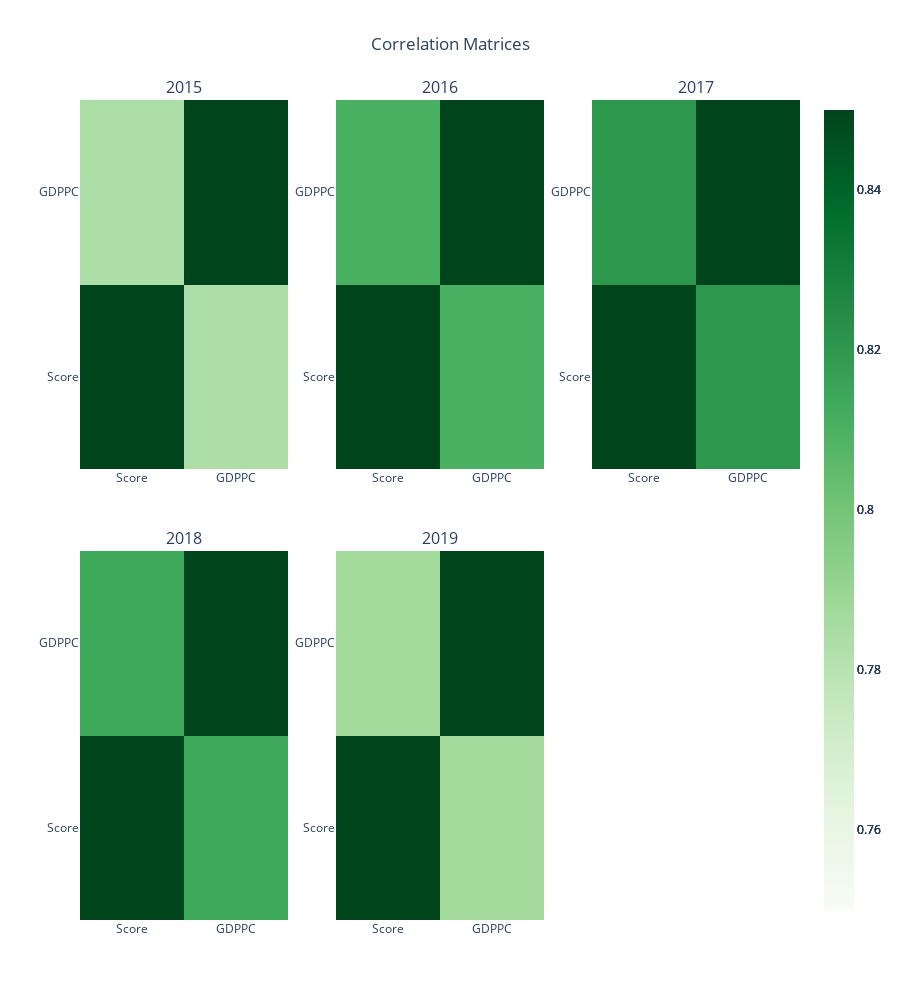

Notebook code cell kept with this figure:
### Markdown cell above
## Visualize GDP vs Happiness Score

### Code cell
df_range = [x.iloc[0:2, 0:2] for x in df_range]

fig = make_subplots(rows=2, cols=3, subplot_titles=('2015', '2016', '2017', '2018', '2019'), vertical_spacing=0.1)

i = 1
j = 1

for corr in df_range:
    fig.add_trace(go.Heatmap(z=corr, x=corr.columns, y=corr.columns, hoverongaps = False, zmin=0.75, zmax=0.85, colorscale='Greens'), row=i, col=j)
    j += 1
    if j == 4:
        j = 1
        i += 1
fig.update_layout(title='Correlation Matrices', height=1000, title_x=0.5)
fig.show()

### Figure 1 — Plotly figure (JSON) as saved in the notebook; plotly's stock layout.template omitted (floating-point values rounded to 4 significant figures)
{"data": [{"colorscale": [[0, "rgb(247,252,245)"], [0.125, "rgb(229,245,224)"], [0.25, "rgb(199,233,192)"], [0.375, "rgb(161,217,155)"], [0.5, "rgb(116,196,118)"], [0.625, "rgb(65,171,93)"], [0.75, "rgb(35,139,69)"], [0.875, "rgb(0,109,44)"], [1, "rgb(0,68,27)"]], "hoverongaps": false, "type": "heatmap", "x": ["Score", "GDPPC"], "xaxis": "x", "y": ["Score", "GDPPC"], "yaxis": "y", "z": [[1.0, 0.7833], [0.7833, 1.0]], "zmax": 0.85, "zmin": 0.75}, {"colorscale": [[0, "rgb(247,252,245)"], [0.125, "rgb(229,245,224)"], [0.25, "rgb(199,233,192)"], [0.375, "rgb(161,217,155)"], [0.5, "rgb(116,196,118)"], [0.625, "rgb(65,171,93)"], [0.75, "rgb(35,139,69)"], [0.875, "rgb(0,109,44)"], [1, "rgb(0,68,27)"]], "hoverongaps": false, "type": "heatmap", "x": ["Score", "GDPPC"], "xaxis": "x2", "y": ["Score", "GDPPC"], "yaxis": "y2", "z": [[1.0, 0.8105], [0.8105, 1.0]], "zmax": 0.85, "zmin": 0.75}, {"colorscale": [[0, "rgb(247,252,245)"], [0.125, "rgb(229,245,224)"], [0.25, "rgb(199,233,192)"], [0.375, "rgb(161,217,155)"], [0.5, "rgb(116,196,118)"], [0.625, "rgb(65,171,93)"], [0.75, "rgb(35,139,69)"], [0.875, "rgb(0,109,44)"], [1, "rgb(0,68,27)"]], "hoverongaps": false, "type": "heatmap", "x": ["Score", "GDPPC"], "xaxis": "x3", "y": ["Score", "GDPPC"], "yaxis": "y3", "z": [[1.0, 0.8205], [0.8205, 1.0]], "zmax": 0.85, "zmin": 0.75}, {"colorscale": [[0, "rgb(247,252,245)"], [0.125, "rgb(229,245,224)"], [0.25, "rgb(199,233,192)"], [0.375, "rgb(161,217,155)"], [0.5, "rgb(116,196,118)"], [0.625, "rgb(65,171,93)"], [0.75, "rgb(35,139,69)"], [0.875, "rgb(0,109,44)"], [1, "rgb(0,68,27)"]], "hoverongaps": false, "type": "heatmap", "x": ["Score", "GDPPC"], "xaxis": "x4", "y": ["Score", "GDPPC"], "yaxis": "y4", "z": [[1.0, 0.8136], [0.8136, 1.0]], "zmax": 0.85, "zmin": 0.75}, {"colorscale": [[0, "rgb(247,252,245)"], [0.125, "rgb(229,245,224)"], [0.25, "rgb(199,233,192)"], [0.375, "rgb(161,217,155)"], [0.5, "rgb(116,196,118)"], [0.625, "rgb(65,171,93)"], [0.75, "rgb(35,139,69)"], [0.875, "rgb(0,109,44)"], [1, "rgb(0,68,27)"]], "hoverongaps": false, "type": "heatmap", "x": ["Score", "GDPPC"], "xaxis": "x5", "y": ["Score", "GDPPC"], "yaxis": "y5", "z": [[1.0, 0.787], [0.787, 1.0]], "zmax": 0.85, "zmin": 0.75}], "layout": {"annotations": [{"font": {"size": 16}, "showarrow": false, "text": "2015", "x": 0.1444, "xanchor": "center", "xref": "paper", "y": 1, "yanchor": "bottom", "yref": "paper"}, {"font": {"size": 16}, "showarrow": false, "text": "2016", "x": 0.5, "xanchor": "center", "xref": "paper", "y": 1, "yanchor": "bottom", "yref": "paper"}, {"font": {"size": 16}, "showarrow": false, "text": "2017", "x": 0.8556, "xanchor": "center", "xref": "paper", "y": 1, "yanchor": "bottom", "yref": "paper"}, {"font": {"size": 16}, "showarrow": false, "text": "2018", "x": 0.1444, "xanchor": "center", "xref": "paper", "y": 0.45, "yanchor": "bottom", "yref": "paper"}, {"font": {"size": 16}, "showarrow": false, "text": "2019", "x": 0.5, "xanchor": "center", "xref": "paper", "y": 0.45, "yanchor": "bottom", "yref": "paper"}], "height": 1000, "title": {"text": "Correlation Matrices", "x": 0.5}, "xaxis": {"anchor": "y", "domain": [0, 0.2889]}, "xaxis2": {"anchor": "y2", "domain": [0.3556, 0.6444]}, "xaxis3": {"anchor": "y3", "domain": [0.7111, 1]}, "xaxis4": {"anchor": "y4", "domain": [0, 0.2889]}, "xaxis5": {"anchor": "y5", "domain": [0.3556, 0.6444]}, "xaxis6": {"anchor": "y6", "domain": [0.7111, 1]}, "yaxis": {"anchor": "x", "domain": [0.55, 1]}, "yaxis2": {"anchor": "x2", "domain": [0.55, 1]}, "yaxis3": {"anchor": "x3", "domain": [0.55, 1]}, "yaxis4": {"anchor": "x4", "domain": [0, 0.45]}, "yaxis5": {"anchor": "x5", "domain": [0, 0.45]}, "yaxis6": {"anchor": "x6", "domain": [0, 0.45]}}}
